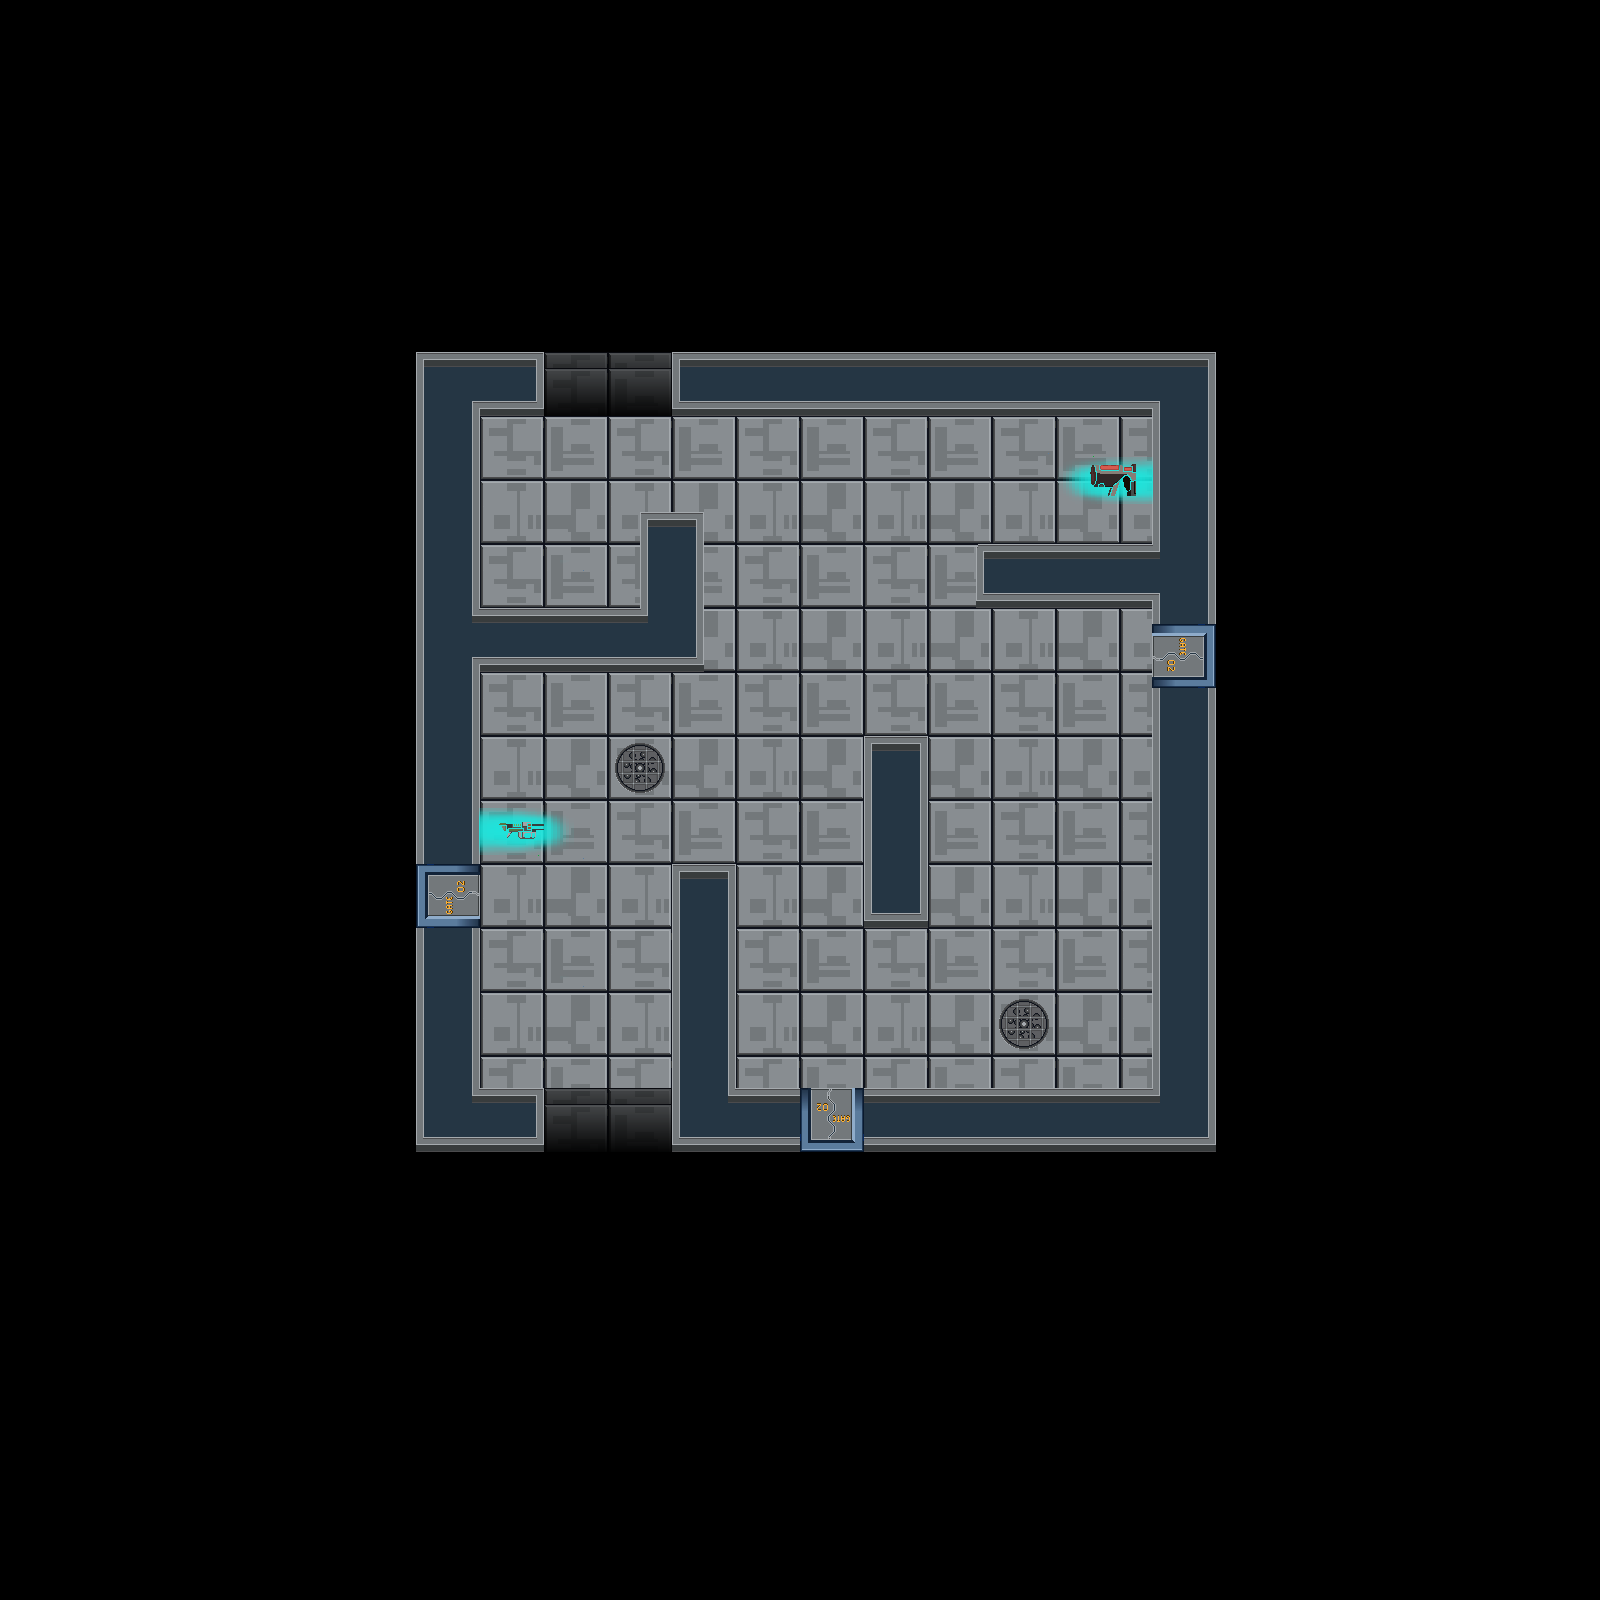

A 2D game scene composited from a Tiled map and its tileset images. What follows is a short description and the map's XML, with each tile layer's data collapsed to a summary:
An orthogonal 100x100 tile map with 16x16 px tiles, 4 tile layers (background, murs, decor, objets), 3 tilesets and 19 objects (11x collision, exit_house02, enter_house02, enter_house_exit02, spawn_house02, ...).

<map version="1.9" tiledversion="1.9.2" orientation="orthogonal" renderorder="right-down" width="100" height="100" tilewidth="16" tileheight="16" infinite="0" nextlayerid="8" nextobjectid="27">
 <tileset firstgid="1" source="tileset_sf.tsx" />
 <tileset firstgid="8161" source="mini pistolet.tsx" />
 <tileset firstgid="8170" source="blaster.tsx" />
 <layer id="1" name="background" width="100" height="100">
  <data>[10000 cells, 2500 non-empty, 64 distinct tile ids]</data>
 </layer>
 <layer id="3" name="murs" width="100" height="100">
  <data>[10000 cells, 900 non-empty, 236 distinct tile ids]</data>
 </layer>
 <layer id="4" name="decor" width="100" height="100">
  <data>[10000 cells, 276 non-empty, 126 distinct tile ids]</data>
 </layer>
 <layer id="7" name="objets" width="100" height="100">
  <data>[10000 cells, 19 non-empty, 18 distinct tile ids]</data>
 </layer>
 <objectgroup id="5" name="collisions">
  <object id="2" type="collision" x="673.333" y="356" width="541.333" height="54.6667" />
  <object id="3" type="collision" x="418.667" y="354.667" width="120" height="53.3333" />
  <object id="5" type="collision" x="1157.33" y="413.333" width="58.6667" height="730.667" />
  <object id="6" type="collision" x="418.667" y="408" width="58.6667" height="738.667" />
  <object id="7" type="collision" x="480" y="608" width="186.667" height="56" />
  <object id="9" type="collision" x="642" y="514.667" width="60" height="148" />
  <object id="10" type="collision" x="978.667" y="544" width="176" height="57.3333" />
  <object id="11" type="collision" x="674.667" y="864" width="64" height="282.667" />
  <object id="12" type="collision" x="477.333" y="1093.33" width="65.3333" height="54.6667" />
  <object id="13" type="collision" x="730.667" y="1090.67" width="452" height="54.6667" />
  <object id="14" type="collision" x="865.333" y="736" width="57.3333" height="182.667" />
  <object id="15" name="exit_house02" x="544" y="350.667" width="125.333" height="60" />
  <object id="16" name="enter_house02" x="546.5" y="1090" width="122.5" height="60.5" />
  <object id="17" name="enter_house_exit02" x="573" y="455.5">
   <point />
  </object>
  <object id="18" name="spawn_house02" x="569.333" y="998.667">
   <point />
  </object>
 </objectgroup>
 <objectgroup id="6" name="PNJmonstre">
  <object id="19" type="blaster" x="486.667" y="790.667" width="90.6667" height="90.6667" />
  <object id="20" type="minipistolet" x="1064.5" y="440.75" width="84.75" height="88" />
  <object id="21" name="mechant_path2" x="980.267" y="641.603" width="79" height="74" />
  <object id="22" name="mechant_path1" x="753.664" y="640.74" width="82" height="77" />
 </objectgroup>
</map>
